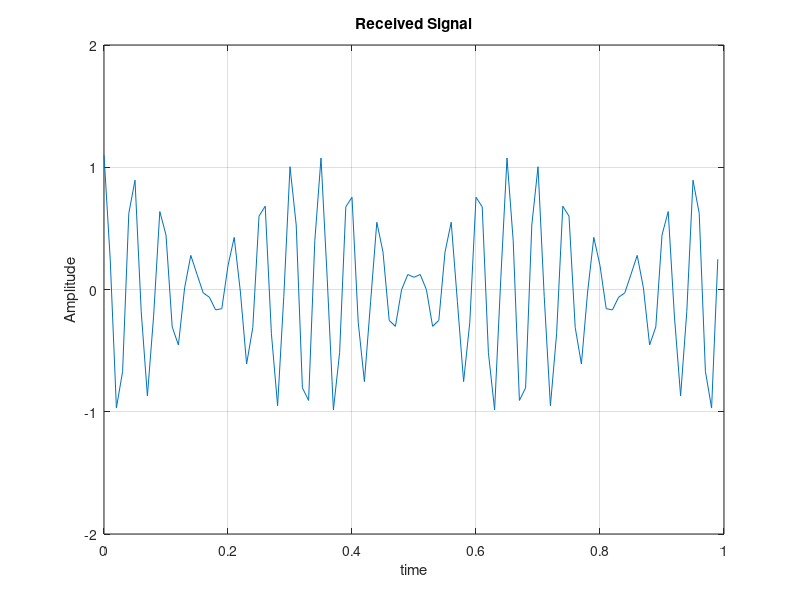
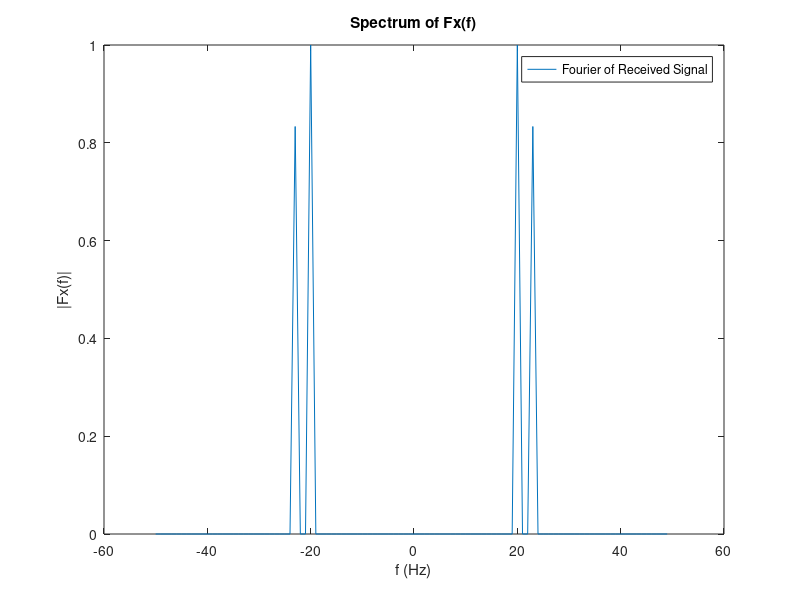

Write the MATLAB code that produced these figures, in order. (Note: this script raises an error after producing the figures.)
%%
% Constants and Setup Commands
clc
clear;
close all;
format short
t_start=0;t_end=1;
Fs=100;
N=Fs*t_end;
fc=5;
Beta=0.3;
C=3e8;
rho=2/C;
t=(0:N-1)/Fs;

V1=216;v1=V1/3.6;
R1=200;
alpha1=0.5;
td1=rho*R1;
fd1=Beta*v1;

V2=180;v2=V2/3.6;
R2=200;
alpha2=0.6;
td2=rho*R2;
fd2=Beta*v2;

% X received signal
xr=alpha1*cos(2*pi*(fc+fd1)*(t-td1))+alpha2*cos(2*pi*(fc+fd2)*(t-td2));

%plot x received
figure
plot(t,xr)
grid on
ylim([-2 2])
xlim([t_start t_end])
title 'Received Signal'
xlabel("time")
ylabel("Amplitude")

% Fourier part
fshift = (-N/2:N/2-1)*(Fs/N);                      
X=fftshift(fft(xr));                               
Fx = X/max(abs(X));                                 
f = Fs*(0:N-1)/N;                                   

% Plotting
figure
plot(fshift,abs(Fx));

title('Spectrum of Fx(f)')
xlabel('f (Hz)')
ylabel('|Fx(f)|')
legend('Fourier of Received Signal')

% Estimating fd ,td
[peaksvalus , locs]=findpeaks(abs(X(N/2:N)));
thereshold=0.75*max(abs(X));
indexes=peaksvalus>thereshold;
pot_freq=[locs(indexes)];
FD=f(pot_freq-1)-fc;
indexes=find(ismember(fshift,pot_freq-2));
TD=angle(Fx(indexes))./(-2*pi*(FD+fc));           

% Estimating distance (R) , velocity (V)
Est_R=TD/rho;                                       
Est_V=FD*3.6/Beta;                                 


str="";
for i=1:length(Est_V)
    str=str+sprintf("%d:\nEstimated distance = %.4f km \nEstimated velocity = %.4f km/h\n",i, Est_R(i) , Est_V(i));
end
disp(str)